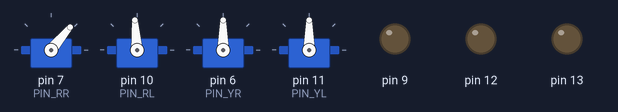
Bench run of a sketch on a simulated Arduino Uno, built with avr-gcc and run on an emulated ATmega328P. Shown: 4 × servo, output pins drawn as LEDs (lit = HIGH).

Above: at 8.0 s.
At 15.9 s:
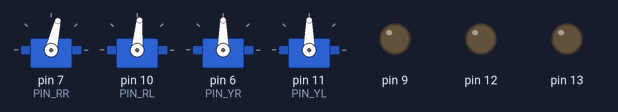
At 23.8 s:
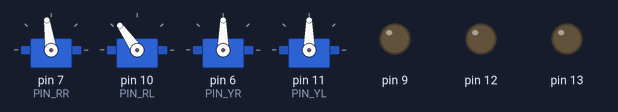
At 31.7 s:
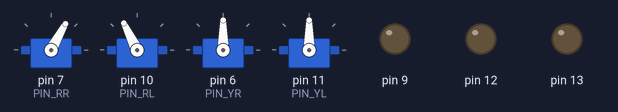
Timing chart, 0 to 40.0 s (numbered marks = the images above):
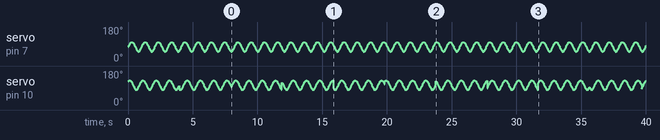

The sketch:

moonWalkLeft_and_moonWalkRight.ino
```cpp
#include <Servo.h>
#include <Oscillator.h>
#include <EEPROM.h>

#define N_SERVOS 4
//-- First step: Configure the pins where the servos are attached
/*
         ---------------
        |     O   O     |
        |---------------|
YR 6==> |               | <== YL 11
         ---------------
            ||     ||
            ||     ||
RR 7==>   -----   ------  <== RL 10
         |-----   ------|
*/
#define EEPROM_TRIM false
// Activate to take callibration data from internal memory
#define TRIM_RR 0
#define TRIM_RL 0
#define TRIM_YR 0
#define TRIM_YL 0

#define PIN_RR 7
#define PIN_RL 10
#define PIN_YR 6
#define PIN_YL 11

Oscillator servo[N_SERVOS];

void moonWalkLeft(int steps, int T=1000);
void moonWalkRight(int steps, int T=1000);

char state_rgb_led=1;
int t=495;
///////////////////////////////////////////////////////////////////////////////////
void setup()
{
  Serial.begin(9600);

  pinMode(9,OUTPUT);
  pinMode(12,OUTPUT);
  pinMode(13,OUTPUT);

  servo[0].attach(PIN_RR);
  servo[1].attach(PIN_RL);
  servo[2].attach(PIN_YR);
  servo[3].attach(PIN_YL);

  //EEPROM.write(0,TRIM_RR);
  //EEPROM.write(1,TRIM_RL);
  //EEPROM.write(2,TRIM_YR);
  //EEPROM.write(3,TRIM_YL);

  int trim;
  if(EEPROM_TRIM){
    for(int x=0;x<4;x++){
      trim=EEPROM.read(x);
      if(trim>128)trim=trim-256;
      Serial.print("TRIM ");
      Serial.print(x);
      Serial.print(" en ");
      Serial.println(trim);
      servo[x].SetTrim(trim);
    }
  }
  else{
    servo[0].SetTrim(TRIM_RR);
    servo[1].SetTrim(TRIM_RL);
    servo[2].SetTrim(TRIM_YR);
    servo[3].SetTrim(TRIM_YL);
  }
  for(int i=0;i<4;i++) servo[i].SetPosition(90);
}
///////////////////////////////////////////////////////////////////////////////////
void loop()
{
 moonWalkLeft(4, t*2);
 moonWalkRight(4, t*2);
}
//////////////////////////////////CONTROL FUNCIONES//////////////////////////////////
void oscillate(int A[N_SERVOS], int O[N_SERVOS], int T, double phase_diff[N_SERVOS]){
  for (int i=0; i<4; i++) {
    servo[i].SetO(O[i]);
    servo[i].SetA(A[i]);
    servo[i].SetT(T);
    servo[i].SetPh(phase_diff[i]);
  }
  double ref=millis();
   for (double x=ref; x<T+ref; x=millis()){
     for (int i=0; i<4; i++){
        servo[i].refresh();
     }
  }
}

void moonWalkRight(int steps, int T){
    int A[4]= {25, 25, 0, 0};
    int O[4] = {-15 ,15, 0, 0};
    double phase_diff[4] = {DEG2RAD(0), DEG2RAD(180 + 120), DEG2RAD(90), DEG2RAD(90)};

    for(int i=0;i<steps;i++)oscillate(A,O, T, phase_diff);
}

void moonWalkLeft(int steps, int T){
    int A[4]= {25, 25, 0, 0};
    int O[4] = {-15, 15, 0, 0};
    double phase_diff[4] = {DEG2RAD(0), DEG2RAD(180 - 120), DEG2RAD(90), DEG2RAD(90)};

    for(int i=0;i<steps;i++)oscillate(A,O, T, phase_diff);
}
```
